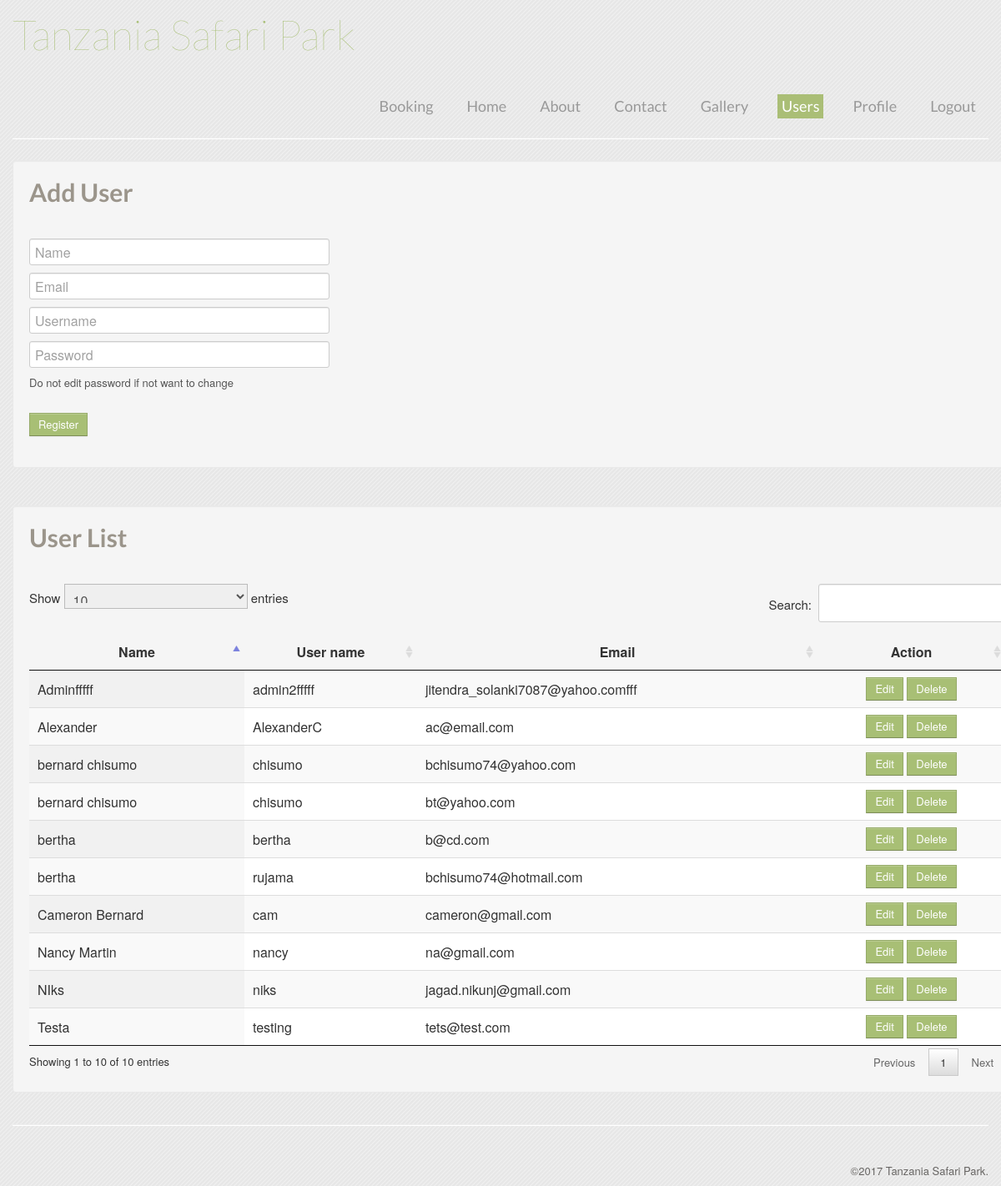
/admin/users.php (signed in), run on the app's committed database.
### tables this page shows
CREATE TABLE IF NOT EXISTS `users` (
`id` int(11) NOT NULL,
  `name` varchar(155) NOT NULL,
  `email` varchar(255) NOT NULL,
  `username` varchar(50) NOT NULL,
  `password` varchar(50) NOT NULL,
  `is_admin` tinyint(1) NOT NULL DEFAULT '0',
  `date` datetime NOT NULL
);

### dbo.class.php (called while the page is built, shortened)
<?php session_start();
    class dbo
    {
        private $host = "localhost";
        private $user = "20098042";
        private $pwd = "20098042";
        private $db = "20098042";
        function get($q)
        {
            $link = mysqli_connect($this->host, $this->user, $this->pwd, $this->db);
            $res = mysqli_query($link,$q)or die(mysqli_error());
            $ret = array();
            while ($row = mysqli_fetch_assoc($res)) {
                $ret[] = $row;
            }
            return $ret;
        }
    }
?>

### admin/users.php (the view, shortened to what this page needs)
<?php
include_once '../dbo.class.php';
$db->chk_login();
$error = "";
$lbll1 = "Add User";
$lbl2 = "Register";
$users= $db->get("select * from users where is_admin!=1 order by id desc");
?>
<html lang="en">
    <head>
        <?php include_once './head.inc.php'; ?>
         <link href="../css/media/css/jquery.dataTables.min.css" rel="stylesheet" type="text/css" />
    </head>
    <body>
        <?php include_once './menu.inc.php'; ?>
         <div class="container">
            <hr>
            <div class="row">
                <div class="span12 well">
                    <h1><?php echo $lbll1; ?></h1>
                    <form method="post" name="register_form" action="" class="">
                       <h4 class="error"> <?php echo $error.'<br>';unset($error); ?></h4>
                                <input type="text" id="name" name="name" value="<?= $name; ?>" required="required" class="span4" onkeypress="return onlyAlphabets(event,this);" placeholder="Name" />
                                 <br>
                                <input type="email" class="span4" placeholder="Email" value="<?= $email ?>" required="required" name="email" id="email" />
                                <br>
                                <input type="text" id="username" name="username" value="<?= $username ?>" required="required" class="span4" placeholder="Username" />
                                 <br>
                                 <input type="password" class="span4" placeholder="Password" <?php if(!isset($_GET['id'])) { ?> required="required" <?php } ?> name="password" id="password"/>
                                <span class="help-block">Do not edit password if not want to change</span>
                                <br>
                                 <button type="submit" name="submit" class="btn"><?php echo $lbl2; ?></button>
                    </form>
                </div>
            </div>
              <div class="row">
                <div class="span12 well">
                    <h1>User List</h1><br>
                     <table id="example" class="display" cellspacing="0" width="100%">
                        <thead>
                            <tr>
                                <th>Name</th>
                                <th>User name</th>
                                <th>Email</th>
                                <th>Action</th>
                            </tr>
                        </thead>
                        <tbody>
                            <?php if(!empty($users)): ?>
                                <?php foreach($users as $user): ?>
                            <tr>
                                <td><?= $user['name']; ?></td>
                                <td><?= $user['username']; ?></td>
                                <td><?= $user['email']; ?></td>
                                <td align="center"><a class="btn" href="users.php?id=<?= $user['id']; ?>">Edit</a>
                                    <a class="btn" href="users.php?del=<?= $user['id']; ?>">Delete</a>
                                </td>
                            </tr>
                             <?php endforeach; endif; ?>
                        </tbody>
                    </table>
                </div>
            </div>
            <?php include_once '../include/footer.inc.php'; ?>
        </div>
    </body>
</html>

### data on the page
users: name "bertha", username "bertha", email "b@cd.com"
users: name "Alexander", username "AlexanderC", email "ac@email.com"
users: name "Cameron Bernard", username "cam", email "cameron@gmail.com"
users: name "bertha", username "rujama", email "bchisumo74@hotmail.com"
users: name "Nancy Martin", username "nancy", email "na@gmail.com"
users: name "bernard chisumo", username "chisumo", email "bchisumo74@yahoo.com"
users: name "bernard chisumo", username "chisumo", email "bt@yahoo.com"
users: name "NIks", username "niks", email "jagad.nikunj@gmail.com"
users: name "Adminfffff", username "admin2fffff", email "jitendra_solanki7087@yahoo.comfff"
users: name "Testa", username "testing", email "tets@test.com"

### other printed values
$site_name "Tanzania Safari Park"
$lbll1 "Add User"
$lbl2 "Register"
